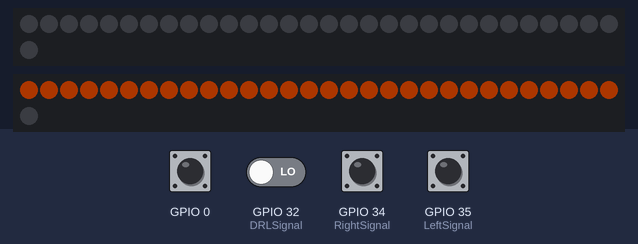
The program below on a simulated ESP32. Shown: 2 × 31 RGB LEDs in strip order, left to right, continuing on the next row. Inputs (shaded band) come from the test bench; at power-on: GPIO 0, GPIO 34 (RightSignal) HIGH, GPIO 32 (DRLSignal), GPIO 35 (LeftSignal) LOW. Dim RGB values are drawn brighter than linear; a WiFi scan finds three made-up networks; storage starts empty; what the program prints to the serial monitor is not drawn.

Above: at 10.2 s.
10.3 s: GPIO 32 (DRLSignal) driven HIGH
At 11.4 s:
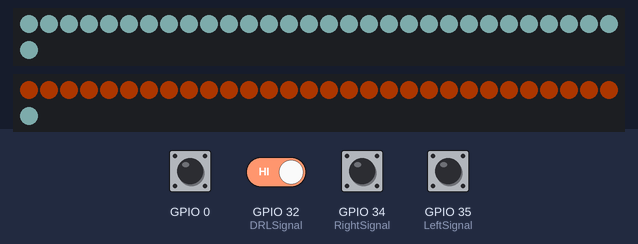
11.8 s: GPIO 35 (LeftSignal) pulled HIGH for 0.15 s
At 11.88 s:
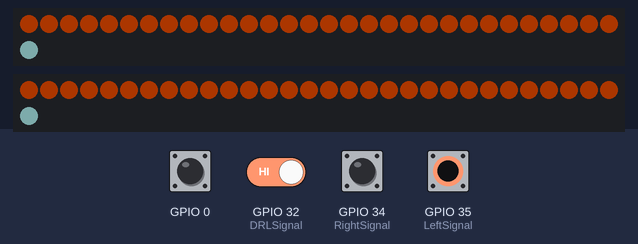
13.4 s: GPIO 34 (RightSignal) pulled LOW for 1 s
At 13.9 s:
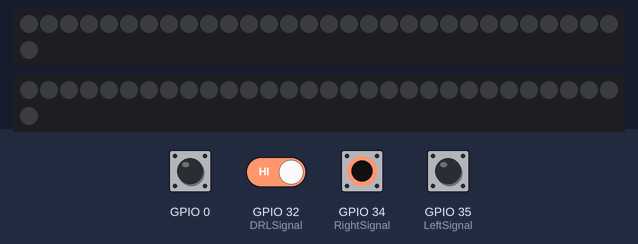
15.9 s: GPIO 34 (RightSignal) pulled LOW for 1 s
At 16.78 s:
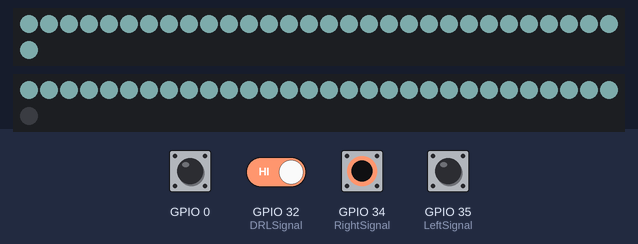
18.4 s: GPIO 34 (RightSignal) pulled LOW for 0.15 s
At 18.47 s:
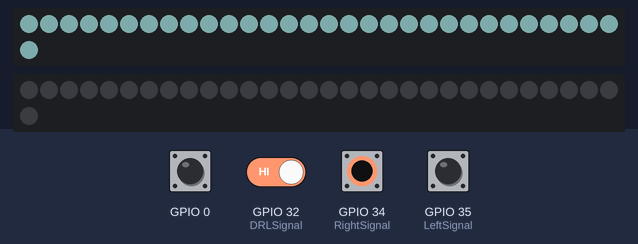
20.0 s: GPIO 35 (LeftSignal) pulled HIGH for 1 s
At 21.4 s:
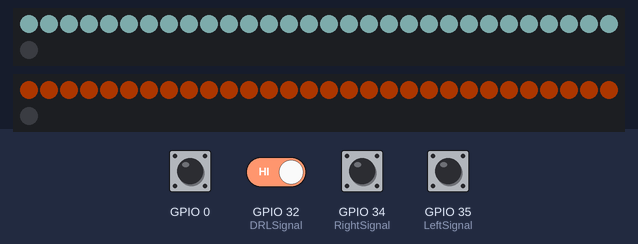
Timing chart, 0 to 23.0 s (numbered marks = the images above; inputs shaded):
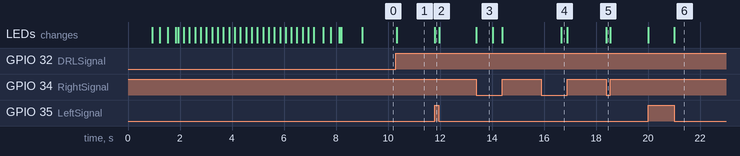

The program:

main.cpp
```cpp
#include "Arduino.h"
//#include "FS.h"
//#include "SPIFFS.h"
#include "JeeUI2.h"
#include <Adafruit_NeoPixel.h>

bool rst = false;
unsigned long tm;

void restart_handle();
void interface();
void update();


//настройка входных контактов
const int DRLSignal = 32;                    // габариты
const int LeftSignal = 35;                    // левая
const int RightSignal = 34;                    // правая
//настройка переменных для удержания состояния кнопки, предыдущего состояния кнопки и состояния анимации
//int buttonState1 = 0;
//int stateB1 = 0;
//int buttonState2 = 0;
//int stateB2 = 0;
//int buttonState3 = 0;
//int stateB3 = 0;
boolean set1 = 1;  // Флаг, указывающий на активность первого поворотника
boolean set2 = 1;  // Флаг, указывающий на активность второго поворотника
boolean set3 = 0;  // Флаг, указывающий на активность эффекта мерцания при включении обоих поворотников
boolean set4 = 0;  // Флаг, указывающий на активность режима ДХО (фары ближнего света)
boolean set5 = 0;  // Флаг, указывающий на активность переключения режимов (некоторые функции его используют)
boolean set6 = 0;  // Флаг, указывающий на активность переключения первого поворотника в режим ДХО
boolean set7 = 0;  // Флаг, указывающий на активность переключения второго поворотника в режим ДХО
boolean set8 = 0;  // Флаг, указывающий на активность эффекта мерцания при включении обоих поворотников в режим ДХО
boolean set9 = 0;  // Флаг, указывающий на активность переключения второго поворотника в режим пробегания
boolean set10 = 0; // Флаг, указывающий на активность переключения первого поворотника в режим пробегания

#define  setback    600   // Время задержки переключения на ДХО
#define  gradation  4     // Градация увеличения яркости (чем больше тем быстрее будет достикнута макс. яркость)
#define  speed1     15    // Скорость пробегания при включении ДХО

//unsigned long timing;
//unsigned long timing2;
unsigned long time1;   // Таймер 1
long Z = 0;
 //byte r, g, b;
 byte r_rep, g_rep, b_rep;
 byte rA, gA, bA;
 byte rB, gB, bB;
 byte rA2, gA2, bA2;
 byte rB2, gB2, bB2;

#define NUM_LEDS 30 // количество пикселей поворотник
#define NUM_LEDS_all 31 // количество пикселей поворотник с центральным
#define PINA 4
#define PINB 5
//#define FASTLED_ALLOW_INTERRUPTS 0
//CRGB ledsA[NUM_LEDS_all]; //левая
//CRGB ledsB[NUM_LEDS_all]; // правая
Adafruit_NeoPixel ledsA(NUM_LEDS_all, PINA, NEO_GRB + NEO_KHZ800); //левая
Adafruit_NeoPixel ledsB(NUM_LEDS_all, PINB, NEO_GRB + NEO_KHZ800); // правая


jeeui2 jee;
#include "interface.h"  // в этот файл вынесена работа с параметрами и с веб интерфейсом
#include "effects.h"  // в этот файл вынесена работа єффектов

void setup() {
  //Serial.begin(115200);
  //SPIFFS.begin(true);
  pinMode(DRLSignal, INPUT); // ДХО (+12V от лампочки ходового огня или кнопки через делитель напряжения)
  pinMode(LeftSignal, INPUT); // Поворотник A (+12V от лампочки поворотника 1 через делитель напряжения)
  pinMode(RightSignal, INPUT); // Поворотник B (+12V от лампочки поворотника 2 через делитель напряжения)
  jee.ap(5000);
  parameters();
  jee.ui(interface);
  jee.update(update);
  jee.begin(true);
  //FastLED.addLeds<WS2812B, PINA, GRB>(ledsA, NUM_LEDS_all).setCorrection( TypicalLEDStrip );
  //FastLED.addLeds<WS2812B, PINB, GRB>(ledsB, NUM_LEDS_all).setCorrection( TypicalLEDStrip );
  ledsA.begin();
  ledsB.begin();
  ledsA.setBrightness(255);
  ledsB.setBrightness(255);
  //rainbow_loop();
  start(); // Запускаем функцию, которая отображает специальный эффект при включении
  delay(800);
  if (digitalRead(DRLSignal) == HIGH) // Если ДХО активно, то устанавливаем соответствующее состояние
  {
    //Serial.println("Активность ДХО");
    set4 = 1; // Флаг, указывающий на активность режима ДХО (фары ближнего света)
  }
  else  {
    //Serial.println("выключаем ДХО");
    dxooff(); // Иначе выключаем ДХО
  }


  }
void btnUI()
{
  jee.var("wifi", "STA");
  jee.save();
  rst = true;
  tm = millis();
}

void loop() {
  // Отслеживаем состояния поворотников и режимов
	// и выполняем соответствующие функции для отображения эффектов на светодиодных лентах
  if (digitalRead(LeftSignal) == HIGH and digitalRead(RightSignal) == LOW)
  {
    turn1();
    time1 = millis();
    set6 = 1; // Флаг, указывающий на активность переключения первого поворотника в режим ДХО
  }
  if (digitalRead(LeftSignal) == LOW and digitalRead(RightSignal) == HIGH )
  {
    turn2();
    time1 = millis();
    set7 = 1; // Флаг, указывающий на активность переключения второго поворотника в режим ДХО
  }
  if (digitalRead(LeftSignal) == HIGH and digitalRead(RightSignal) == HIGH)
  {
    turncrash1();
  // Serial.println("Аварийка");
    time1 = millis();
  }
  if (set3 == 1) // Флаг, указывающий на активность эффекта мерцания при включении обоих поворотников
  {
    turncrash11();
    //Serial.println("Мерцание");
    set8 = 1;// Флаг, указывающий на активность эффекта мерцания при включении обоих поворотников в режим ДХО
  }
  //////////////////////////////////////////////////////

  // Проверяем состояние ДХО и управляем его работой при необходимости
  if (digitalRead(DRLSignal) == LOW and set6 == 1) set6 = 0; // Флаг, указывающий на активность переключения первого поворотника в режим ДХО
  if (digitalRead(DRLSignal) == LOW and set7 == 1) set7 = 0; // Флаг, указывающий на активность переключения второго поворотника в режим ДХО
  if (digitalRead(DRLSignal) == LOW and set8 == 1) set8 = 0; // Флаг, указывающий на активность эффекта мерцания при включении обоих поворотников в режим ДХО


  //////////////////////////////////////////////////////

  if (digitalRead(DRLSignal) == HIGH and set6 == 1 and set10 == 1 and millis() - time1 > setback + 150)
  {
    time1 = millis();
    dxos1(); //Увеличивает яркость первого поворотника до максимального значения для режима ДХО.
    //Serial.println("Переключение на ДХО1");
    set6 = 0;
  }
  if (digitalRead(DRLSignal) == HIGH and set7 == 1 and set9 == 1 and millis() - time1 > setback + 150)
  {
    time1 = millis();
    dxos2(); //Увеличивает яркость второго поворотника до максимального значения для режима ДХО.
    //Serial.println("Переключение на ДХО2");
    set7 = 0;
  }
  if (digitalRead(DRLSignal) == HIGH and set8 == 1 and millis() - time1 > setback)
  {
    time1 = millis();
    dxos3(); //Увеличивает яркость обоих поворотников до максимального значения для режима ДХО.
    //Serial.println("Переключение на ДХО3");
    set8 = 0;
  }
  //////////////////////////////////////////////////////

  if (digitalRead(DRLSignal) == HIGH and set4 == 0)
  {
    //start(); //сделать плавное включение
    dxos3();
    //Serial.println("Стартуем повторно");
    set4 = 1;
  }
  if (digitalRead(DRLSignal) == LOW and set4 == 1)
  {
    dxooff(); //Выключает все ленты при выключении режима ДХО.
    //Serial.println("Выключаем все");
    set4 = 0;
  }


  jee.handle();
  restart_handle();
  jee.btnCallback("btn1", btnUI);
  //effects();

}
void restart_handle()
{
  if (!rst)
    return;
  if (tm + 2000 > millis())
    return;
  ESP.restart();
}
```

effects.h
```cpp
   /// NEW

//***************************************************
//***************************************************
// Функция для переконвертации значения цвета HEX в RGB
void hexToRGB(const char *hexValue, byte &r, byte &g, byte &b) {
  // Преобразуем HEX-строку в числовое значение
  unsigned long hexNumber = strtoul(hexValue, NULL, 16);

  // Извлекаем значения красного, зеленого и синего
  r = (hexNumber >> 16) & 0xFF;
  g = (hexNumber >> 8) & 0xFF;
  b = hexNumber & 0xFF;
}
#include "effects2.h"  // в этот файл вынесена работа старых эффектов
  void dxos1 ()
{ //Увеличивает яркость первого поворотника до максимального значения для режима ДХО
  hexToRGB(&colorA[1], rA, gA, bA);
  for (int j = 0; j < Brgh; j += gradation)
  {
    ledsA.setBrightness(j);
    for (int x = 0; x < 30; x++) {
      if (led_arrayA[x] == 0) {
           ledsA.setPixelColor(x, ledsA.Color(0, 0, 0));
      } else {
          ledsA.setPixelColor(x, ledsA.Color(rA, gA, bA));
      }
  }
    ledsA.show();
    set5 = 0;
  }
   //Serial.println("Сработал dxos12");
  set10 = 0;
}
  void dxos2()
{ //Увеличивает яркость второго поворотника до максимального значения для режима ДХО.
  hexToRGB(&colorB[1], rB, gB, bB);
  for (int j = 0; j < Brgh; j += gradation)
  {
    ledsB.setBrightness(j);
    for (int y = 0; y < 30; y++) {
      if (led_arrayB[y] == 0) {
          ledsB.setPixelColor(y, ledsB.Color(0, 0, 0));
      } else {
          ledsB.setPixelColor(y, ledsB.Color(rB, gB, bB));
      }
  }
    ledsB.show();
    set5 = 0;
  }
   //Serial.println("Сработал dxos22");
  set9 = 0;
}
   void dxos3 ()
{ //Увеличивает яркость обоих поворотников до максимального значения для режима ДХО.
  for (int j = 0; j < Brgh; j += gradation)
  {
    ledsA.setBrightness(j);
    ledsB.setBrightness(j);
    effects();
    //Serial.println("Сработал dxos32");
    set5 = 0;
  }
  set9 = 0;
  set10 = 0;
}
 //***************************************************
//***************************************************

void turnoff1()
{ //Выключает первый поворотник, выключая все светодиоды на его ленте.
  for (int l = 0; l < NUM_LEDS_all; l ++)
  {
    ledsA.setPixelColor(l, ledsA.Color(0, 0, 0));
  }
  ledsA.show();
  set1 = 1; set3 = 0;
}
void turnoff2 ()
{ //Выключает второй поворотник, выключая все светодиоды на его ленте.
  for (int l = 0; l < NUM_LEDS_all; l ++)
  {
    ledsB.setPixelColor(l, ledsB.Color(0, 0, 0));
  }
  ledsB.show();
  set2 = 1; set3 = 0;
}
//***************************************************
//***************************************************
   void dxooff ()
{ //Выключает оба поворотника при выключении режима ДХО.
  for (int i = 0; i < NUM_LEDS_all + 1; i++)
  {
    ledsA.setPixelColor(i, ledsA.Color(0, 0, 0));
    ledsB.setPixelColor(i, ledsB.Color(0, 0, 0));
  }
  ledsA.show(); ledsB.show();
  set1 = 1;  // Флаг, указывающий на активность первого поворотника
  set2 = 1; // Флаг, указывающий на активность второго поворотника
  set3 = 0; // Флаг, указывающий на активность эффекта мерцания при включении обоих поворотников
}
//***************************************************

// Функции управления отображением эффектов на светодиодных лентах
void turn1()
{//Отображает эффект первого поворотника (желтая анимация пробегания светодиодов) и переключает в режим ДХО при необходимости.
   hexToRGB(&color_rep[1], r_rep, g_rep, b_rep);
  if (set9 == 1 && digitalRead(DRLSignal) == HIGH)
  {
    dxos2(); //Увеличивает яркость второго поворотника до максимального значения для режима ДХО.
  }
  else
  {
    for (int i = 0; i < NUM_LEDS; i++)
    {
      ledsA.setPixelColor(i, ledsA.Color(r_rep, g_rep, b_rep));
    }
      ledsA.show();
      set5 = 1; set1 = 0; set10 = 1;
    if (digitalRead(LeftSignal) == LOW)
    {
      turnoff1(); //Выключает первый поворотник, выключая все светодиоды на его ленте.
    }
  }
}
//***************************************************
//***************************************************
void turn2 ()
{ // Поворотник 2
  hexToRGB(&color_rep[1], r_rep, g_rep, b_rep);
  if (set10 == 1 && digitalRead(DRLSignal) == HIGH)
  {
    dxos1();
  }
  else
  {
    for (int i = 0; i < NUM_LEDS; i++)
    {
      ledsB.setPixelColor(i, ledsB.Color(r_rep, g_rep, b_rep));

    }
      ledsB.show();
    set5 = 1; set2 = 0; set9 = 1;

    if (digitalRead(RightSignal) == LOW)
    {
      turnoff2();
    }
  }
}
//***************************************************
//***************************************************

void turncrash1()
{ // Отображает эффект мерцания обоих поворотников,
//активируется при одновременной активации обоих поворотников.
  hexToRGB(&color_rep[1], r_rep, g_rep, b_rep);
  if (set3 == 0)
  {
    for (int i = 0; i < NUM_LEDS; i++)
    {
      ledsA.setPixelColor(i, ledsA.Color(r_rep, g_rep, b_rep));
      ledsB.setPixelColor(i, ledsB.Color(r_rep, g_rep, b_rep));
    }
    ledsA.show();
    ledsB.show();
    set9 = 1; set10 = 1;
    set2 = 1;
    set3 = 1;
  }
}
void turncrash11()
{	//Завершает эффект мерцания обоих поворотников,
	//отображая статические желтые светодиоды на середине и краях ленты.
   if (digitalRead(RightSignal) == LOW and digitalRead(LeftSignal) == LOW)
  {
    dxooff();
    time1 = millis();
  }
}


//***************************************************
//***************************************************

void start() //TODO доделать
{ //Отображает специальный эффект при включении
	//(последовательное включение и выключение светодиодов на ленте ДХО).
  hexToRGB(&colorA[1], rA, gA, bA);
  hexToRGB(&colorB[1], rB, gB, bB);
  hexToRGB(&colorA2[1], rA2, gA2, bA2);
  hexToRGB(&colorB2[1], rB2, gB2, bB2);
  dxooff();
  Z = NUM_LEDS_all + 1;
  for (int count = 0; count < NUM_LEDS_all; count++) {
    for (int i = 0; i < NUM_LEDS_all; i++) {
      Z = Z - 1;
      ledsA.setBrightness(255);
      ledsA.setPixelColor(Z - 1, ledsA.Color(rA, gA, bA));
      ledsA.show();
      ledsB.setBrightness(255);
      ledsB.setPixelColor(Z - 1, ledsB.Color(rB, gB, bB));
      ledsB.show();
      delay(3);
      ledsA.setBrightness(255);
      ledsA.setPixelColor(Z - 1, ledsA.Color(0, 0, 0));
      ledsA.show();
      ledsB.setBrightness(255);
      ledsB.setPixelColor(Z - 1, ledsB.Color(0, 0, 0));
      ledsB.show();
    }
    ledsA.setBrightness(255);
    ledsA.setPixelColor(Z - 1, ledsA.Color(rA, gA, bA));
    ledsA.show();
    ledsB.setBrightness(255);
    ledsB.setPixelColor(Z - 1, ledsB.Color(rB, gB, bB));
    ledsB.show();
    Z = NUM_LEDS_all + (Z + 1);
  }
  delay(2);
Z = 0;
  for (int count = 0; count < NUM_LEDS_all; count++) {
    Z = Z + 1;
    ledsA.setBrightness(255);
	  ledsB.setBrightness(255);
    ledsA.setPixelColor(Z - 1, ledsA.Color(0, 128, 255));
	  ledsB.setPixelColor(Z - 1, ledsB.Color(0, 128, 255));
    ledsA.show();
	  ledsB.show();
    delay(10);
    ledsA.setBrightness(255);
	  ledsB.setBrightness(255);
    ledsA.setPixelColor(Z - 1, ledsA.Color(rA, gA, bA));
	  ledsB.setPixelColor(Z - 1, ledsB.Color(rB, gB, bB));
    ledsA.show();
	  ledsB.show();
  }
  Z = NUM_LEDS_all;
  for (int i = 0; i < NUM_LEDS_all; i++) {
    Z = Z - 1;
    ledsA.setBrightness(255);
	  ledsB.setBrightness(255);
    ledsA.setPixelColor(Z - 1, ledsA.Color(0, 128, 255));
	  ledsB.setPixelColor(Z - 1, ledsB.Color(0, 128, 255));
    ledsA.show();
	  ledsB.show();
    delay(10);
  }
  ledsA.setPixelColor(30, ledsA.Color(rA2, gA2, bA2));
  ledsB.setPixelColor(30, ledsB.Color(rB2, gB2, bB2));
  ledsA.show();
  ledsB.show();
  dxos3();
}
 
```

Source omitted: effects2.h (10030 bytes), interface.h (14525 bytes)

Measured:
- after the input at 10.3 s, the LEDs: first change at once (image 1 shows a later state)
- after the input at 11.8 s, the LEDs: change at once (image 2)
- after the input at 13.4 s, the LEDs: change at once (image 3)
- after the input at 15.9 s, the LEDs: change after 0.77 s (image 4)
- after the input at 18.4 s, the LEDs: change at once (image 5)
- after the input at 20.0 s, the LEDs: first change at once (image 6 shows a later state)
- what the display in image 3 shows lasts 0.6 s, from 13.4 s to 14.0 s
